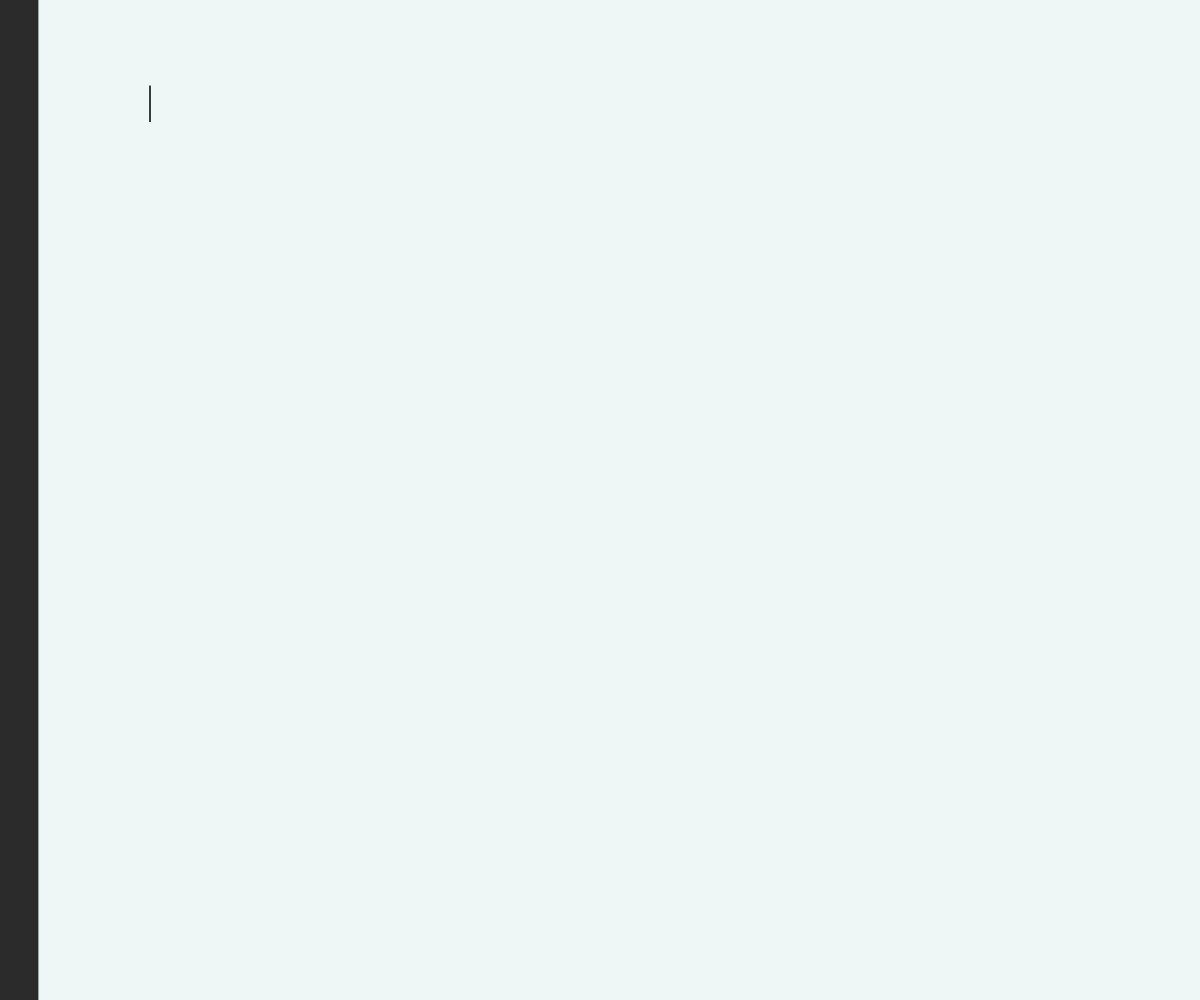
Frame 1 (no input)
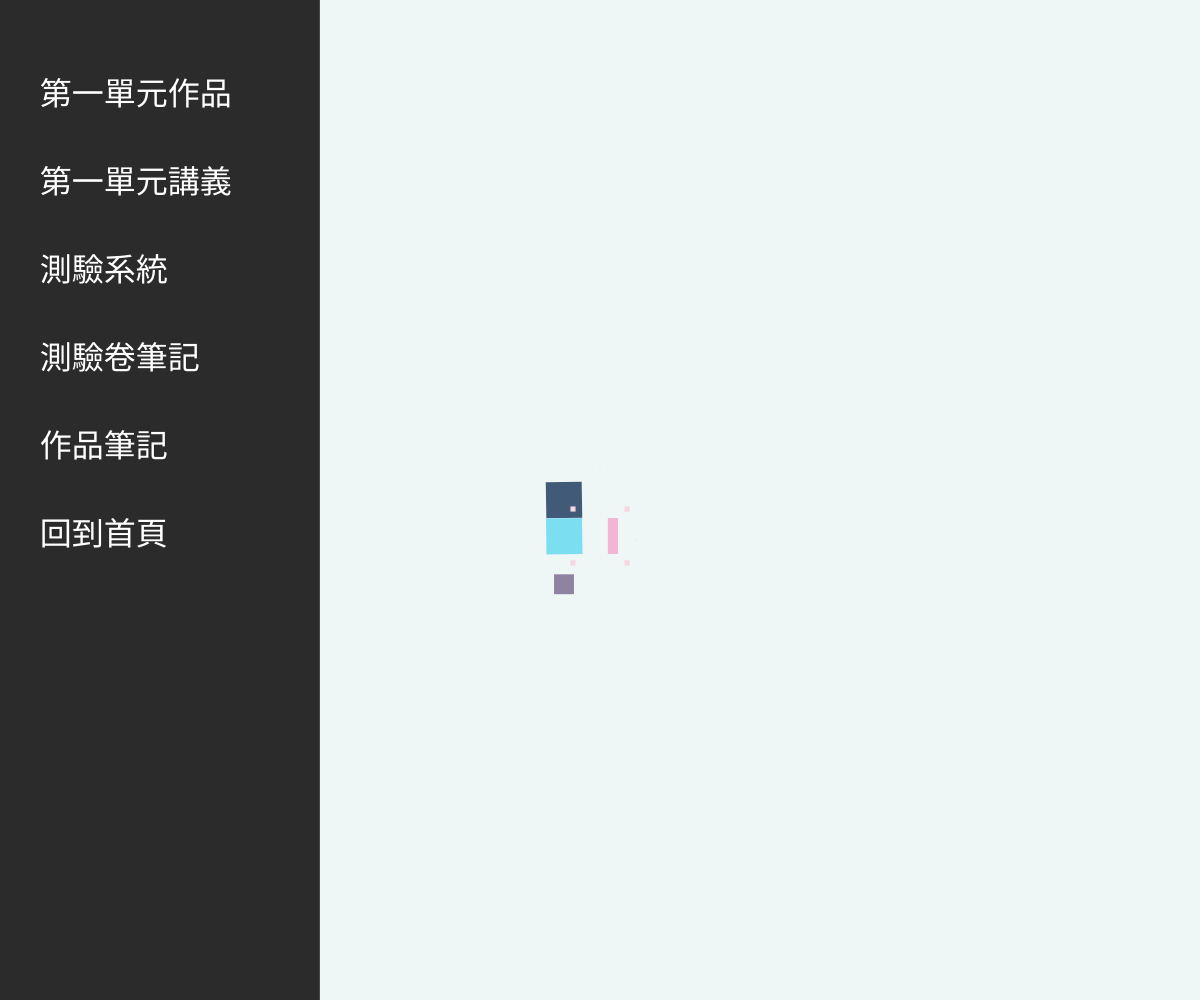
Frame 60 (no input)
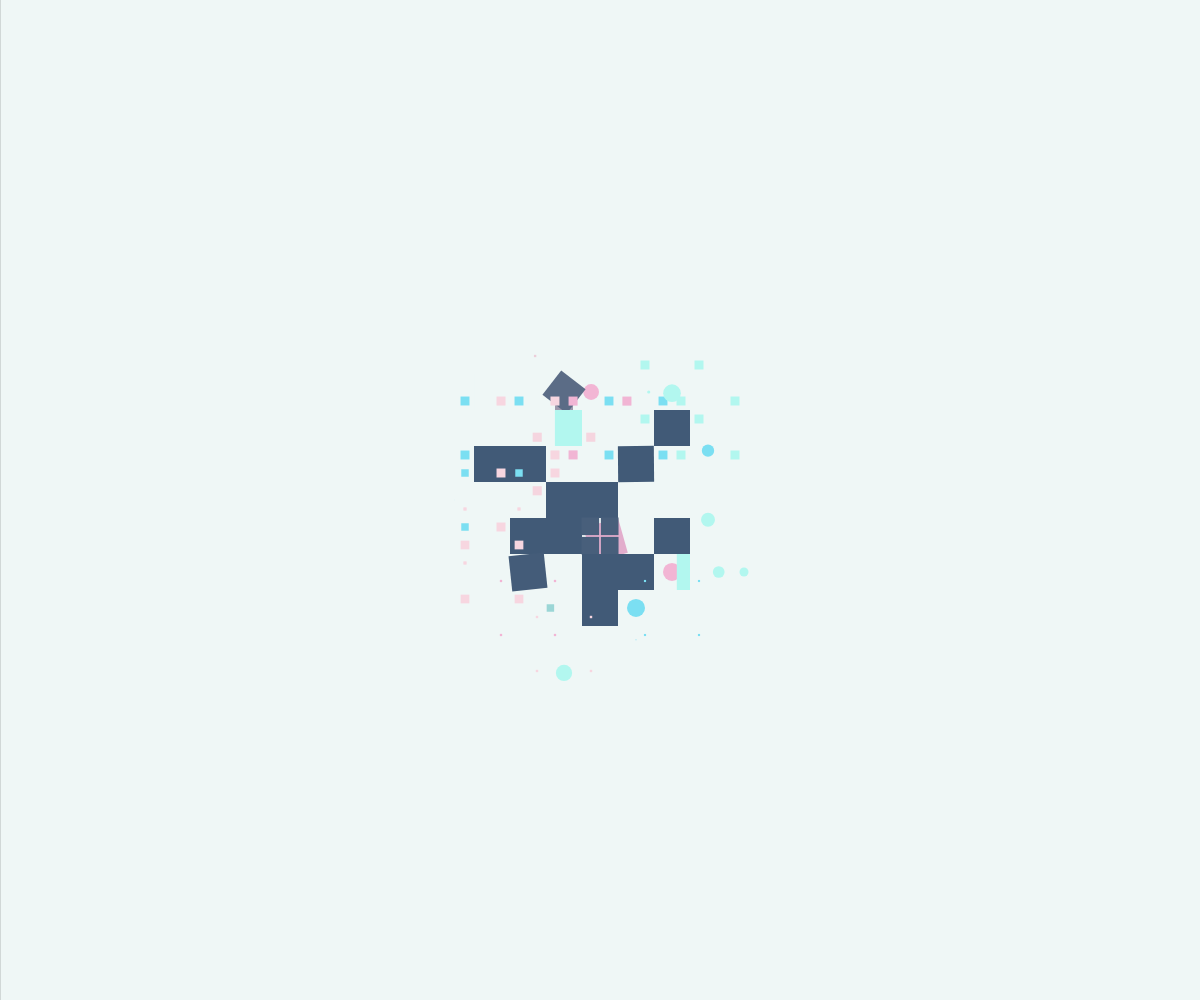
Frame 120 (the mouse pressed at the canvas centre since frame 60)

The p5.js sketch that drew these frames (run headless with seeded random() and noise() and a simulated clock; from frame 60 on, the mouse is pressed at the canvas centre):

// p5.js sketch
// ── sketch.js
/*
By Okazz
*/
let colors = ['#7bdff2', '#b2f7ef', '#f7d6e0', '#f2b5d4'];
let ctx;
let motions = [];
let motionClasses = [];
let sceneTimer = 0;
let resetTime = 60 * 8.5;
let fadeOutTime = 30;

// 新增：隱藏選單變數
let menuWidth = 320;
let menuX = -menuWidth;
let menuTargetX = -menuWidth;
let menuEasing = 0.12;
let menuItems = ['第一單元作品', '第一單元講義', '測驗系統', '測驗卷筆記', '作品筆記', '回到首頁'];
let menuLinks = {
    '測驗系統': 'https://cos1n3nk-cell.github.io/251109/',
    '測驗卷筆記': 'https://hackmd.io/@cosine6/H1zDbzRkbe',
    '作品筆記': 'https://hackmd.io/@cosine6/SJI2KMC1bx',
    '第一單元作品': 'https://cos1n3nk-cell.github.io/20251027/',
    '第一單元講義': 'https://hackmd.io/@cosine6/Sy0kF7Asgx'
};
let menuTextSize = 32;
let iframeElem = null; // 新增：iframe 參考
let backButton = null; // 新增：回去按鈕參考

function setup() {
	createCanvas(windowWidth, windowHeight);
	rectMode(CENTER);
	ctx = drawingContext;
	INIT();
}

function draw() {
    background('#eff7f6');
    for (let m of motions) {
        m.run();
    }

    let alph = 0;
    if ((resetTime - fadeOutTime) < sceneTimer && sceneTimer <= resetTime) {
        alph = map(sceneTimer, (resetTime - fadeOutTime), resetTime, 0, 255);
        background(255, alph);

    }

    if (frameCount % resetTime == 0) {
        INIT();
    }

    sceneTimer++;

    // 新增：選單滑出邏輯（當滑鼠在最左側 100px 時滑出）
    if (mouseX <= 100) {
        menuTargetX = 0;
    } else {
        menuTargetX = -menuWidth;
    }
    menuX = lerp(menuX, menuTargetX, menuEasing);

    // 在最上層繪製選單
    drawMenu();
}

function INIT() {
	sceneTimer = 0;
	motions = [];
	motionClasses = [Motion01, Motion02, Motion03, Motion04, Motion05];
	let drawingRegion = width * 0.75;
	let cellCount = 25;
	let cellSize = drawingRegion / cellCount;
	let clr = '#415a77';
	for (let i = 0; i < cellCount; i++) {
		for (let j = 0; j < cellCount; j++) {
			let x = cellSize * j + (cellSize / 2) + (width - drawingRegion) / 2;
			let y = cellSize * i + (cellSize / 2) + (height - drawingRegion) / 2;
			let MotionClass = random(motionClasses);
			let t = -int(dist(x, y, width / 2, height / 2) * 0.7);
			motions.push(new MotionClass(x, y, cellSize, t, clr));
		}
	}
}

function easeInOutQuint(x) {
	return x < 0.5 ? 16 * x * x * x * x * x : 1 - Math.pow(-2 * x + 2, 5) / 2;
}

class Agent {
	constructor(x, y, w, t, clr) {
		this.x = x;
		this.y = y;
		this.w = w;

		this.t1 = int(random(30, 100));
		this.t2 = this.t1 + int(random(30, 100));
		this.t = t;
		this.clr2 = color(clr);
		this.clr1 = color(random(colors));
		this.currentColor = this.clr1;
	}

	show() {
	}

	move() {
		if (0 < this.t && this.t < this.t1) {
			let n = norm(this.t, 0, this.t1 - 1);
			this.updateMotion1(easeInOutQuint(n));
		} else if (this.t1 < this.t && this.t < this.t2) {
			let n = norm(this.t, this.t1, this.t2 - 1);
			this.updateMotion2(easeInOutQuint(n));
		}
		this.t++;
	}

	run() {
		this.show();
		this.move();
	}

	updateMotion1(n) {

	}
	updateMotion2(n) {

	}

}

class Motion01 extends Agent {
	constructor(x, y, w, t, clr) {
		super(x, y, w, t, clr);
		this.shift = this.w * 3;
		this.ang = int(random(4)) * (TAU / 4);
		this.size = 0;
	}

	show() {
		noStroke();
		fill(this.currentColor);
		square(this.x + this.shift * cos(this.ang), this.y + this.shift * sin(this.ang), this.size);
	}

	updateMotion1(n) {
		this.shift = lerp(this.w * 3, 0, n);
		this.size = lerp(0, this.w, n);
		this.currentColor = lerpColor(this.clr1, this.clr2, n);
	}
}

class Motion02 extends Agent {
	constructor(x, y, w, t, clr) {
		super(x, y, w, t, clr);
		this.shift = this.w * 2;
		this.ang = int(random(4)) * (TAU / 4);
		this.size = 0;
		this.corner = this.w / 2;
	}

	show() {
		noStroke();
		fill(this.currentColor);
		square(this.x + this.shift * cos(this.ang), this.y + this.shift * sin(this.ang), this.size, this.corner);
	}

	updateMotion1(n) {
		this.shift = lerp(0, this.w * 2, n);
		this.size = lerp(0, this.w / 2, n);
	}

	updateMotion2(n) {
		this.size = lerp(this.w / 2, this.w, n);
		this.shift = lerp(this.w * 2, 0, n);
		this.corner = lerp(this.w / 2, 0, n);
		this.currentColor = lerpColor(this.clr1, this.clr2, n);
	}
}

class Motion03 extends Agent {
	constructor(x, y, w, t, clr) {
		super(x, y, w, t, clr);
		this.shift = this.w * 2;
		this.ang = 0;
		this.size = 0
	}

	show() {
		push();
		translate(this.x, this.y);
		rotate(this.ang);
		noStroke();
		fill(this.currentColor);
		square(0, 0, this.size);
		pop();
	}

	updateMotion1(n) {
		this.ang = lerp(0, TAU, n);
		this.size = lerp(0, this.w, n);
		this.currentColor = lerpColor(this.clr1, this.clr2, n);

	}
}

class Motion04 extends Agent {
	constructor(x, y, w, t, clr) {
		super(x, y, w, t, clr);
		this.shift = this.w * 2;
		this.ang = int(random(4)) * (TAU / 4);
		this.rot = PI;
		this.side = 0;
	}

	show() {
		push();
		translate(this.x, this.y);
		rotate(this.ang);
		translate(-this.w / 2, -this.w / 2);
		rotate(this.rot);
		fill(this.currentColor);
		rect(this.w / 2, (this.w / 2) - (this.w - this.side) / 2, this.w, this.side);
		pop();
	}

	updateMotion1(n) {
		this.side = lerp(0, this.w, n);
	}

	updateMotion2(n) {
		this.currentColor = lerpColor(this.clr1, this.clr2, n);
		this.rot = lerp(PI, 0, n);
	}
}

class Motion05 extends Agent {
	constructor(x, y, w, t, clr) {
		super(x, y, w, t, clr);
		this.shift = this.w / 2;
		this.size = 0;
	}

	show() {
		push();
		translate(this.x, this.y);
		for (let i = 0; i < 4; i++) {
			fill(this.currentColor);
			square((this.w / 4) + this.shift, (this.w / 4) + this.shift, this.size);
			rotate(TAU / 4);
		}
		pop();
	}

	updateMotion1(n) {
		this.size = lerp(0, this.w / 4, n);
	}

	updateMotion2(n) {
		this.currentColor = lerpColor(this.clr1, this.clr2, n);
		this.shift = lerp(this.w / 2, 0, n);
		this.size = lerp(this.w / 4, this.w / 2, n);

	}
}

// 新增：繪製選單（文字大小 32px）
function drawMenu() {
    push();
    translate(menuX, 0);

    // 背景
    noStroke();
    fill('#2b2b2b');
    rect(menuWidth / 2, height / 2, menuWidth, height);

    // 選單文字
    textSize(menuTextSize);
    textAlign(LEFT, TOP);

    let startY = 80;
    let gap = 88;
    for (let i = 0; i < menuItems.length; i++) {
        let y = startY + i * gap;
        // 判斷滑鼠是否在選單與該項目上（考慮 menuX 偏移）
        let relMouseX = mouseX - menuX;
        let hovered = relMouseX >= 0 && relMouseX <= menuWidth && mouseY >= y && mouseY <= y + 48;

        if (hovered) {
            fill('#ffd166'); // hover 顏色
        } else {
            fill(255); // 文字顏色
        }
        // 左內距 40
        text(menuItems[i], 40, y);
    }
    pop();
}

// 新增：顯示 / 隱藏 / 調整 iframe 的函式
function showIframe(url) {
    if (!iframeElem) {
        iframeElem = createElement('iframe');
        iframeElem.style('border', 'none');
        iframeElem.attribute('frameborder', '0');
        iframeElem.style('position', 'fixed');
        iframeElem.style('z-index', '9999');
        iframeElem.style('background', '#ffffff');
        iframeElem.style('box-shadow', '0 8px 24px rgba(0,0,0,0.4)');
    }
    
    let w = floor(windowWidth * 0.8);
    let h = floor(windowHeight * 0.8);
    let left = floor((windowWidth - w) / 2);
    let top = floor((windowHeight - h) / 2);
    
    iframeElem.size(w, h);
    iframeElem.position(left, top);
    iframeElem.attribute('src', url);
    iframeElem.show();
    
    // 創建或顯示回去按鈕
    if (!backButton) {
        backButton = createButton('離開');
        backButton.position(20, 20);
        backButton.style('padding', '10px 20px');
        backButton.style('background-color', '#7bdff2');
        backButton.style('border', 'none');
        backButton.style('border-radius', '5px');
        backButton.style('cursor', 'pointer');
        backButton.style('font-size', '16px');
        backButton.style('color', '#2b2b2b');
        backButton.style('z-index', '10000');
        backButton.mouseOver(() => backButton.style('background-color', '#b2f7ef'));
        backButton.mouseOut(() => backButton.style('background-color', '#7bdff2'));
        backButton.mousePressed(() => {
            hideIframe();
            INIT();
            backButton.hide();
        });
    }
    backButton.show();
}

function hideIframe() {
    if (iframeElem) {
        iframeElem.hide();
    }
    if (backButton) {
        backButton.hide();
    }
}

function mousePressed() {
    if (mouseX >= menuX && mouseX <= menuX + menuWidth) {
        let startY = 80;
        let gap = 88;
        for (let i = 0; i < menuItems.length; i++) {
            let y = startY + i * gap;
            if (mouseY >= y && mouseY <= y + 48) {
                let menuItem = menuItems[i];
                if (menuLinks[menuItem]) {
                    showIframe(menuLinks[menuItem]);
                } else if (menuItem === '回到首頁') {
                    hideIframe();
                    INIT();
                }
                break;
            }
        }
    }
}

function windowResized() {
    resizeCanvas(windowWidth, windowHeight);
    if (iframeElem && iframeElem.style('display') !== 'none') {
        let w = floor(windowWidth * 0.8);
        let h = floor(windowHeight * 0.8);
        let left = floor((windowWidth - w) / 2);
        let top = floor((windowHeight - h) / 2);
        iframeElem.size(w, h);
        iframeElem.position(left, top);
    }
}
